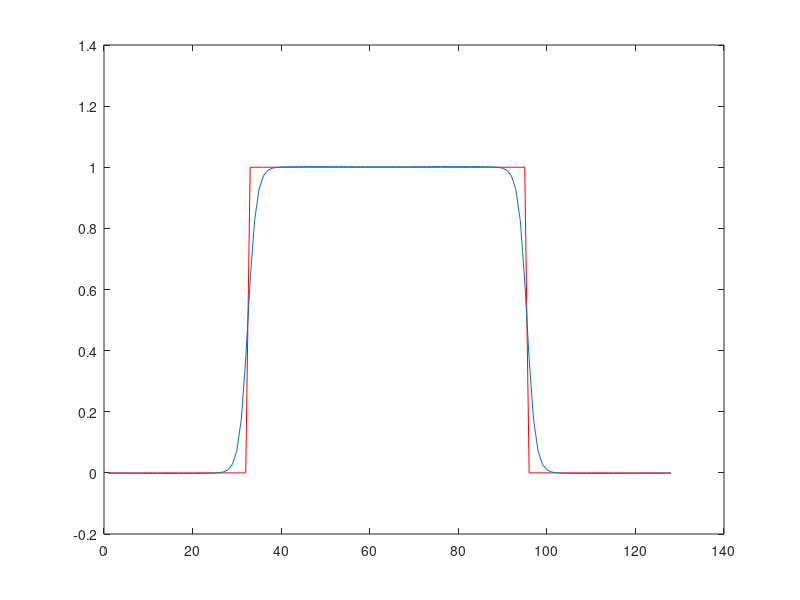

This figure's MATLAB source: (Note: this script raises an error after producing the figure.)
D=1.0;
dx=1;
dt=0.01;
N=128;
kappa=1.0;
A=1.0; 
beta1=dt/(dx*dx);
beta2=2*kappa*beta1/(dx*dx);
nstep=5000;
col_labels={'bulk';'gradient';'total'}; 

% Declarations
conc=zeros(N,1);
conc_old=zeros(N,1);
c_prime=zeros(N,1);

% Initial profile
for i=1:N
    if (i>N/4 && i<3*N/4)
        conc_old(i)=1;
    end
end

plot(conc_old, 'r')
hold on

% Define g
g=zeros(N,1);

% Evolve the profile


for k=1:nstep
    
    for i=1:N
        
        % Define g
        g=2*A*conc_old.*(1-conc_old).*(1-2*conc_old);
       
        w=i-1;
        ww=i-2;
        e=i+1;
        ee=i+2;
        
        if (ww<1)
            ww=ww+N;
        end
        if (w<1)
            w=w+N;
        end
        if (ee>N)
            ee=ee-N;
        end
        if(e>N)
            e=e-N;
        end
        
        % ellipsis are for text wrap in MATLAB editor window
        
        conc(i)=conc_old(i) + beta1*(g(w)-2*g(i)+g(e))...
            - beta2*(conc_old(ww)-4*conc_old(w)+6*conc_old(i)...
            -4*conc_old(e) + conc_old(ee));
        
        conc_old(i)=conc(i);
        
    end
    
end
plot(conc_old);



% Calculation of Interfacial energy
energy1=0;
energy2=0;


% Integral of A.c^2.(1-c)^2
for i=1:N
    energy1=energy1 + A*conc_old(i)*conc_old(i)*(1-conc_old(i))*(1-conc_old(i));
end

% Interfacial For FDM
for i=1:N
    w=i-1;
    e=i+1;
    if (w<1)
        w=w+N;
    end
    if (e>N)
        e=e-N;
    end
    c_prime(i)=(conc_old(e)-conc_old(w))/(2*dx);
    energy2 = energy2 + kappa*c_prime(i)*c_prime(i);
end


E1F=0.5*energy1;
E2F=0.5*energy2;
E3F=0.5*(energy1 + energy2);
EnergyFDM=[E1F; E2F; E3F];
table(col_labels, EnergyFDM)
